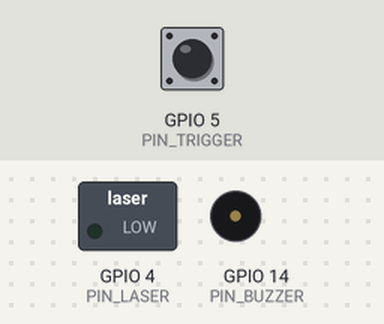
The sketch below on a simulated ESP8266 (NodeMCU). Parts: switched loads named in the sketch (green lamp = pin HIGH), buzzer (waves = sounding). The test bench sets the inputs (shaded band); at power-on: GPIO 5 (PIN_TRIGGER) HIGH. What the sketch prints to the serial monitor is not drawn.

Above: at 1.2 s.
1.3 s: GPIO 5 (PIN_TRIGGER) pulled LOW for 0.15 s
At 1.37 s:
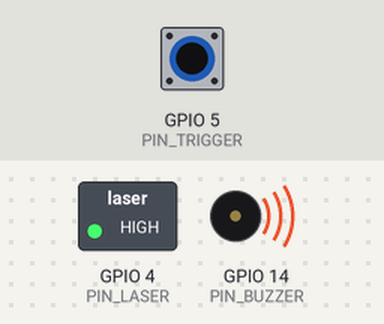
2.9 s: GPIO 5 (PIN_TRIGGER) pulled LOW for 3.2 s
At 6.11 s:
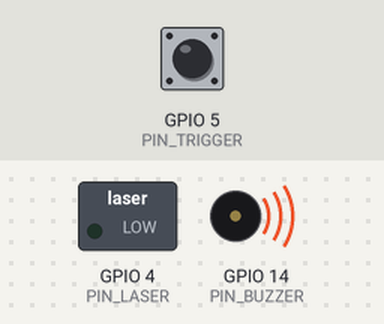
Timing chart, 0 to 7.6 s (numbered marks = the images above; inputs shaded):
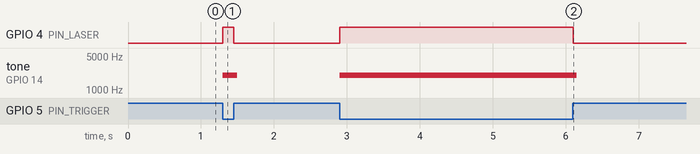

Measured:
- after the input at 1.3 s, GPIO 4 (PIN_LASER): LOW → HIGH at once, → LOW 0.15 s later; tone on GPIO 14 (PIN_BUZZER): silent → 2000 Hz at once, → silent 0.20 s later
- after the input at 2.9 s, GPIO 4 (PIN_LASER): LOW → HIGH at once, → LOW 3.2 s later; tone on GPIO 14 (PIN_BUZZER): silent → 2000 Hz at once, → silent 3.2 s later

The sketch:

laser_test.ino
```cpp
/*
 * AtomicTag — Lazer Test
 * Butona bas → lazer yanar + buzzer ses verir
 *
 * D1 (GPIO5)  → Tetik butonu (GND'ye bağlı)
 * D2 (GPIO4)  → Lazer LED
 * D5 (GPIO14) → Buzzer
 */

#define PIN_TRIGGER  5
#define PIN_LASER    4
#define PIN_BUZZER   14

void setup() {
  Serial.begin(115200);
  Serial.println("\n=== Lazer Test ===");

  pinMode(PIN_TRIGGER, INPUT_PULLUP);
  pinMode(PIN_LASER, OUTPUT);
  pinMode(PIN_BUZZER, OUTPUT);
  digitalWrite(PIN_LASER, LOW);

  Serial.println("Butona bas -> lazer yanar");
}

void loop() {
  if (digitalRead(PIN_TRIGGER) == LOW) {
    digitalWrite(PIN_LASER, HIGH);
    tone(PIN_BUZZER, 2000, 50);
    Serial.println("ATES!");
  } else {
    digitalWrite(PIN_LASER, LOW);
  }
}
```
